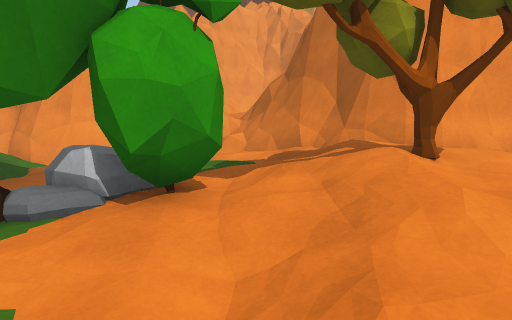
view 1 (above)

13 first-person views from a walk through a scene from a Unity 3-D project. The camera is 1.5 m above the floor, tilts 10° down and sees 75° across. The floor is counted in squares, 1 m on a side. Each view is taken from the middle of a square. On the plan, view 1 faces up. The plan holds only what a view shows up to about 15 squares ahead; the rest is blank. The place goes on beyond the plan. The player is left out. Some animated figures are left out.

view 2
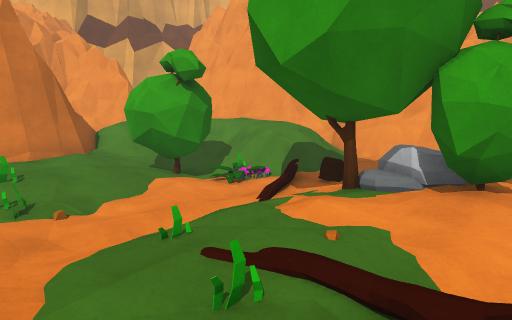

view 3
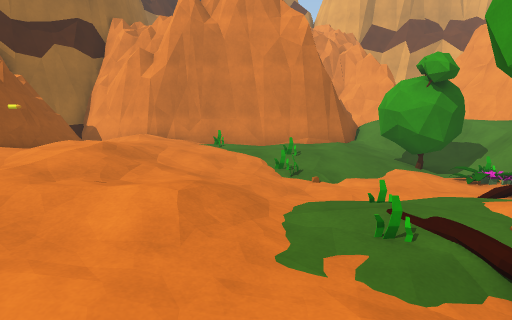

view 4
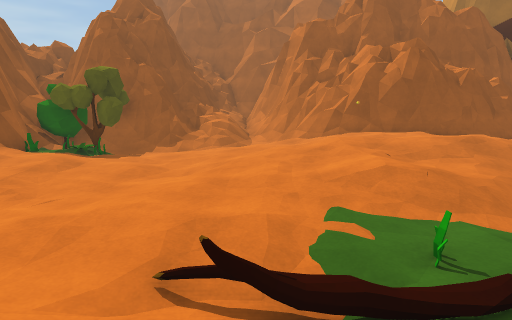

view 5
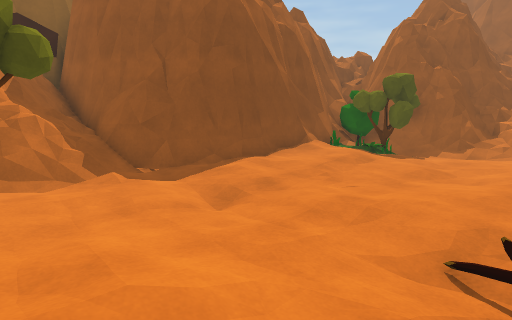

view 6
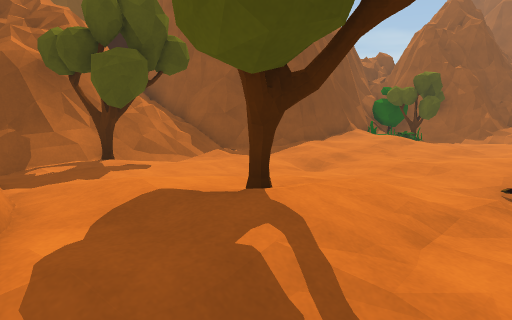

view 7
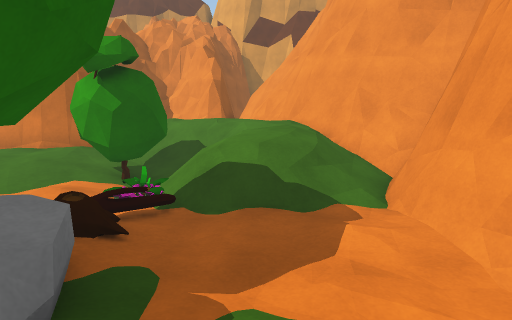

view 8
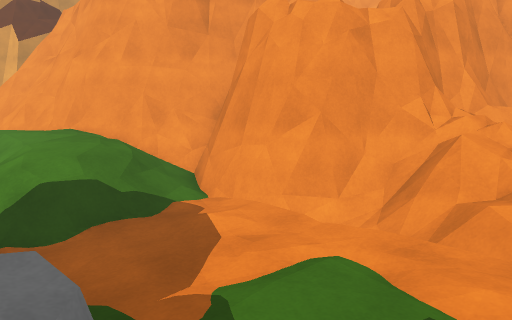

view 9
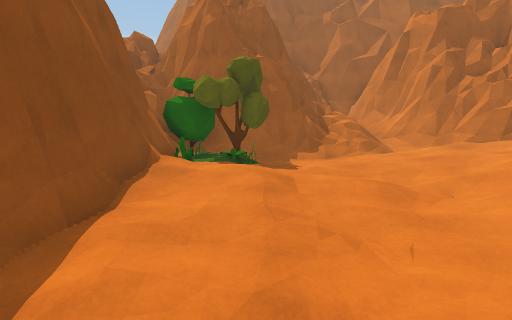

view 10
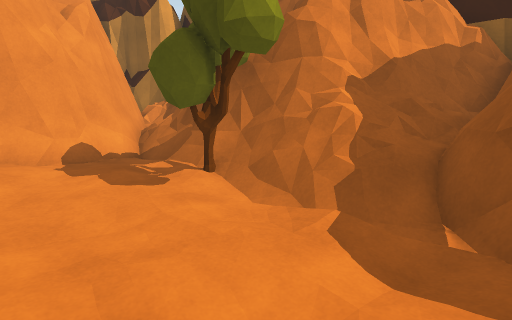

view 11
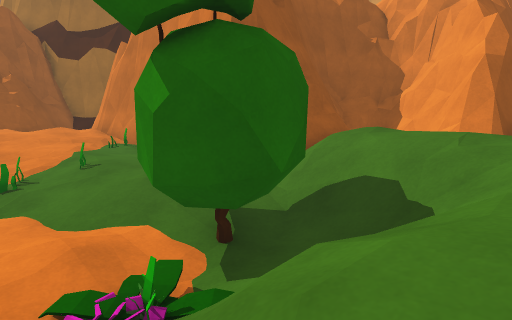

view 12
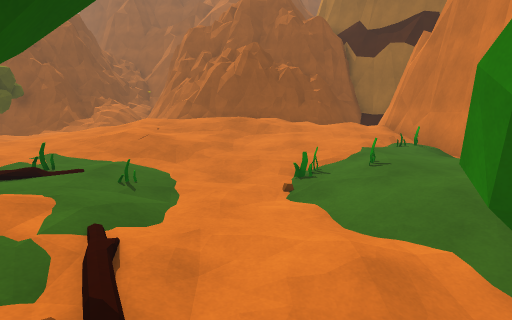

view 13
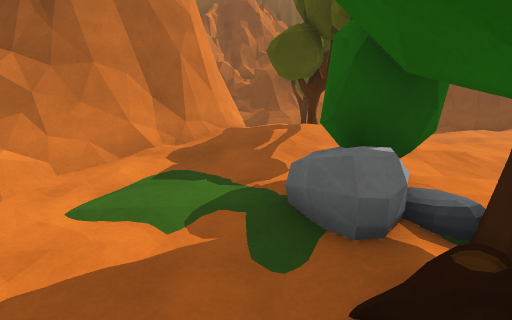

### Floor plan
Key: @ floor where view 1 was taken; # wall or solid block; x gap in a wall; . main floor; : floor 0.25 m higher than the main floor; - floor 0.25 m lower than the main floor; + floor 0.5 m higher than the main floor; _ floor 0.5 m lower than the main floor; * floor 0.75 m higher than the main floor; < floor 0.75 m lower than the main floor; % floor 1.25 m higher than the main floor; / step, stairs or slope; = window, fence, low wall or low ledge; ^ raised ledge; L log; R rock; T tree; P plant; O other object.
Columns run from 16 left of view 1 to 12 right of it. Each row starts with its distance up from view 1.
 13              #=
 12             ###*=         ##
 11       ########=/##        ##
 10      ###=####<//=#       ##
  9    ####////_-/--=##     ###
  8   ###=***//__---./##   ##=
  7  ###**/**//___-..:/#####=#
  6 ##  *//////__--../T+::..=#
  5 ##  *///-O/_LROO/TT++/:.####
  4 #= *//OOPPO-#RRO./TT/..TT###
  3 ## ///OOO___/#../:::....T##^^
  2  ###=--O____-.--/......./O#=^
  1   ####--/<__/---L-..--../Ox%=
  0      #--//__O-O/@/..-/--==###
 -1      #-.OO___---....--..###
 -2      #-.----///....-...##
 -3      #O../-/.:/....--..=#
 -4      #/..../:::...--...=#
 -5      #::://///:::.-....##
 -6      #:::+++++/:/.---/.=#
 -7      # ::+++++:...----.O#
 -8      # =###=+:/...---PPO#
 -9      =#######=/.----/TOO##
-10             ###/-//=######
-11              ###///=######
-12                #=//=#   ##
-13                #= ###    ##
-14                ###=#

Positions as (right, up) in squares from view 1, and headings:
1: (0, 0), facing up
2: (0, -2), facing up-left
3: (2, -2), facing left
4: (0, 3), facing down
5: (0, 4), facing down-right
6: (0, 7), facing down-right
7: (0, 7), facing left
8: (0, 5), facing up-left
9: (5, 1), facing down
10: (4, -1), facing up-right
11: (-6, 7), facing down-left
12: (-6, 6), facing down
13: (-6, 6), facing right
